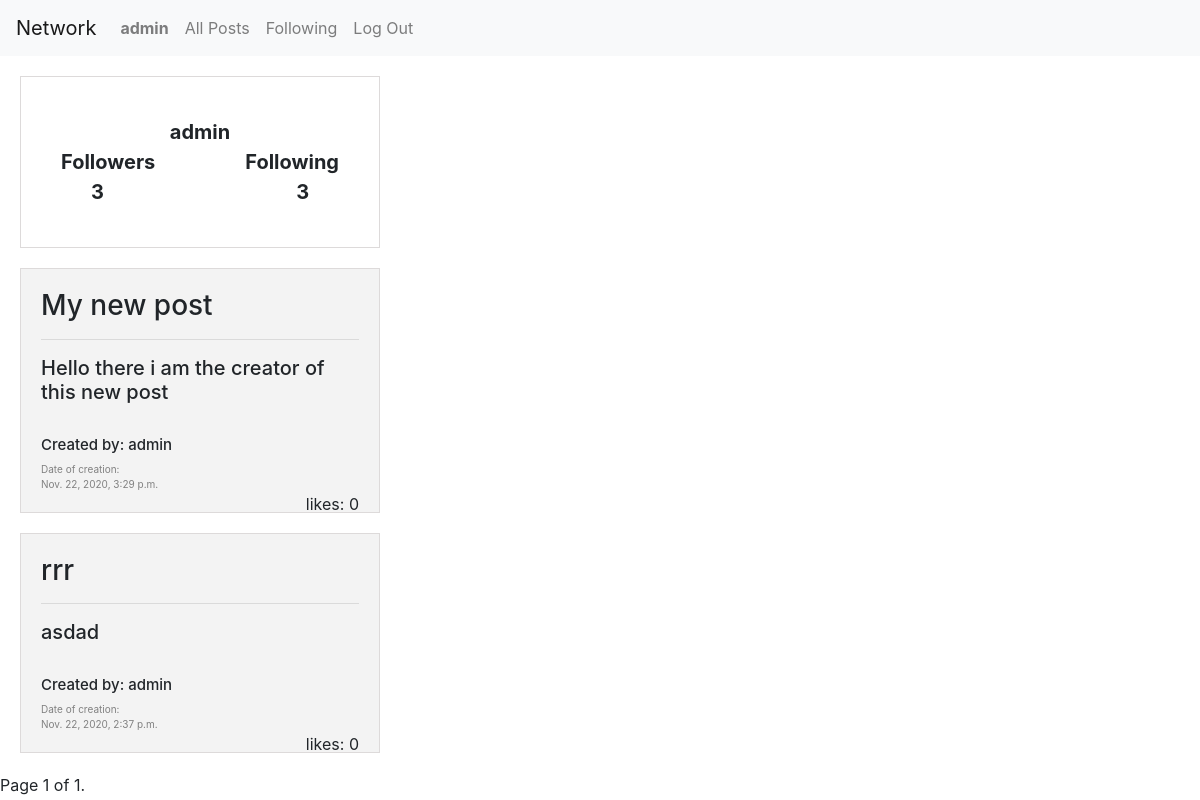
Page /user (signed in) on the committed database.
### network/models.py (models this page shows, shortened)
class User(AbstractUser):
    def __str__(self):
        return self.username

class Post(models.Model):
    title = models.CharField(max_length=64)
    text = models.TextField()
    likes = models.IntegerField()
    creation_date = models.DateTimeField()
    author = models.ForeignKey(User, on_delete=models.CASCADE, blank=True, related_name="author")

### network/views.py (the view)
# urls.py: path("user", views.user, name="user"),
@login_required
def user(request):
    following = Profile.objects.get(user = request.user).following.all()
    followers = Profile.objects.get(user = request.user).followers.all()
    data = {
        "userName": request.user.username,
        "following": len(following),
        "followers": len(followers)
    }
    posts_list = Post.objects.filter(author=request.user).order_by('-creation_date')
    paginator = Paginator(posts_list, 10)
    page_number = request.GET.get('page')
    page_obj = paginator.get_page(page_number)
    return render(request, "network/user.html",{
        "posts_list" : posts_list,
        "data": data,
        "page_obj":page_obj,
        "id":request.user.id
    })

### network/templates/network/user.html (shortened to what this page needs)
{% extends "network/layout.html" %}
{% load static %}
{% block new_post %}
<div class="profile-container">
    <div class="row" style="text-align: center;">
        <div class="col-sm-2"></div>
        <div class="col-sm-8">{{data.userName}}</div>
        <div class="col-sm-2"></div>
    </div>
    <div class="row" style="text-align: center;">
        <div class="col-sm">Followers</div>
        <div class="col-sm"></div>
        <div class="col-sm">Following</div>
    </div>
    <div class="row" style="text-align: center;">
        <div class="col-sm">{{data.followers}}</div>
            <div class="col-sm" id="insert-button">
            </div>
        <div class="col-sm">{{data.following}}</div>
    </div>
</div>
{% for post in page_obj %}
<div class="post">
    <h3>{{post.title}}</h3>
    <hr>
    <h5>{{post.text}}</h5>
    <br>
    <div class="get-user">
        <h5 style="font-size: 15px;" onclick = "get_profile('{{post.author.id}}')">Created by: {{post.author}}</h5>
    </div>
    <div class="date">
        Date of creation: <br>
        {{post.creation_date}}
    </div>
    <div class="likes">
        likes: {{post.likes}}
    </div>
</div>
{% endfor %}
<div class="pagination">
    <span class="step-links">
        <span class="current">
            Page {{ page_obj.number }} of {{ page_obj.paginator.num_pages }}.
        </span>
    </span>
</div>
{% endblock %}

### network/templates/network/layout.html (shortened to what this page needs)
{% load static %}
<!DOCTYPE html>
<html lang="en">
    <head>
        <link rel="stylesheet" href="https://stackpath.bootstrapcdn.com/bootstrap/4.4.1/css/bootstrap.min.css">
        <link href="{% static 'network/styles.css' %}" rel="stylesheet">
    </head>
    <body>
        <nav class="navbar navbar-expand-lg navbar-light bg-light">
            <a class="navbar-brand" href="{% url 'index' %}">Network</a>
            <div>
              <ul class="navbar-nav mr-auto">
                {% if user.is_authenticated %}
                    <li class="nav-item">
                        <a class="nav-link" href="{% url 'user' %}"><strong>{{ user.username }}</strong></a>
                    </li>
                {% endif %}
                <li class="nav-item">
                  <a class="nav-link" href="{% url 'allPosts' %}">All Posts</a>
                </li>
                {% if user.is_authenticated %}
                    <li class="nav-item">
                        <a class="nav-link" href="{% url 'following' %}">Following</a>
                    </li>
                    <li class="nav-item">
                        <a class="nav-link" href="{% url 'logout' %}">Log Out</a>
                    </li>
                {% endif %}
              </ul>
            </div>
          </nav>
        <div class="new_post">
            {% block new_post %}
            {% endblock %}
        </div>
    </body>
</html>

### network/static/network/styles.css (style rules this page uses)
.post { height: 20%; width: 30%; background-color: #f3f3f3; border: 1px solid rgb(221, 218, 218); padding: 20px; margin: 20px; }
.date { font-size: 10px; color: gray; }
.likes { float: right; }
.profile-container { height: 20%; width: 30%; padding: 40px; margin: 20px; border: 1px solid rgb(221, 218, 218); text-align: center; font-weight: bold; font-size: 20px; }

### rows in the picture
User: username "admin", userName "admin"
Post: title "My new post", text "Hello there i am the creator of this new post", author "admin", creation_date "Nov. 22, 2020, 3:29 p.m.", likes "0"
Post: title "rrr", text "asdad", author "admin", creation_date "Nov. 22, 2020, 2:37 p.m.", likes "0"

### other values in the picture
{{ data.followers }} "3"
{{ data.following }} "3"
{{ page_obj.number }} "1"
{{ page_obj.paginator.num_pages }} "1"
